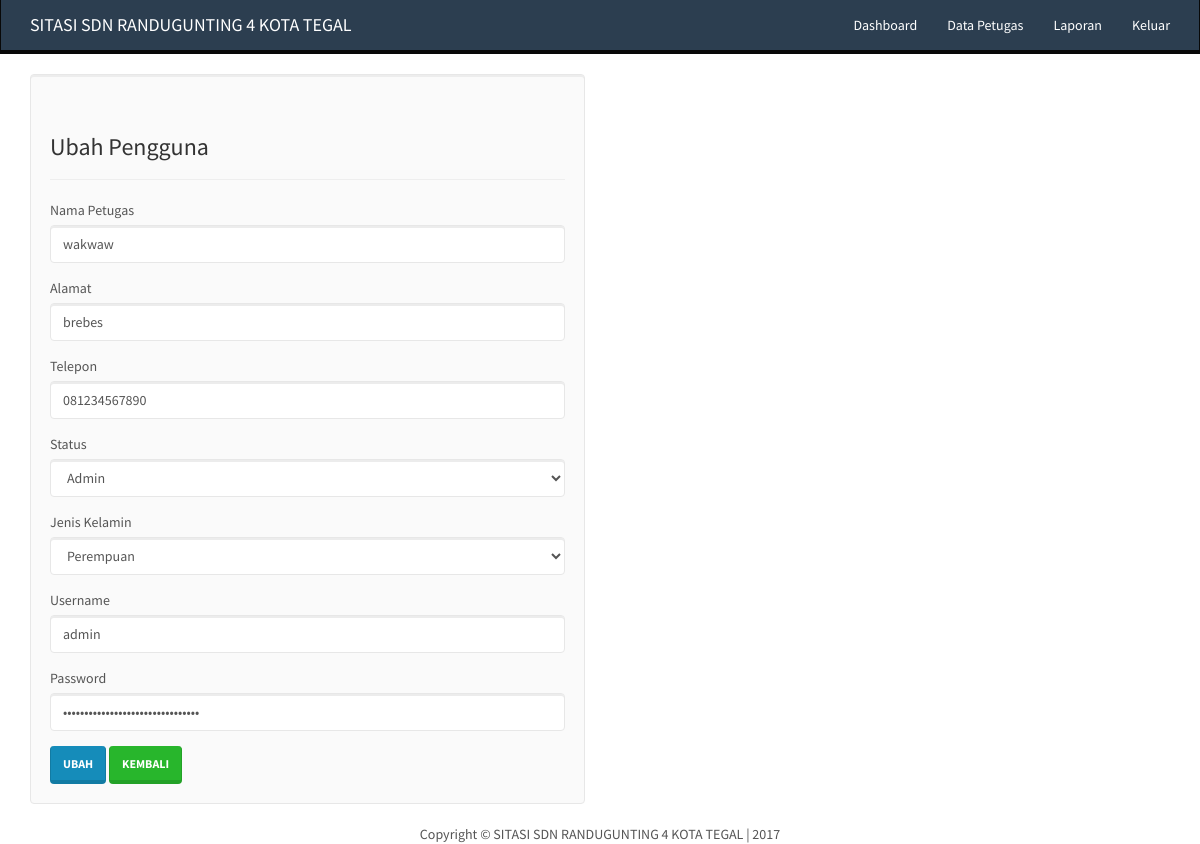
The page /user-ubah.php?idptgs=1 (signed in) on the database its author committed.
### tables this page shows
CREATE TABLE `petugas` (
  `id_ptgs` int(13) NOT NULL,
  `username` varchar(30) NOT NULL,
  `password` varchar(500) NOT NULL,
  `nama_ptgs` varchar(100) NOT NULL,
  `alamat_ptgs` varchar(150) NOT NULL,
  `telepon_ptgs` varchar(13) NOT NULL,
  `status` varchar(8) NOT NULL,
  `jns_kelamin_ptgs` varchar(9) NOT NULL,
  `enabled` int(1) NOT NULL,
  `ditmbh_pd` datetime NOT NULL,
  `diupdt_pd` datetime NOT NULL,
  `dihps_pd` datetime NOT NULL
);

### includes/user.inc.php (called while the page is built, shortened)
<?php
class User{
	private $conn;
	private $table_name = "petugas";
	public $idptgs;
	public function __construct($db){
		$this->conn = $db;
	}
	function readOne(){
		$query = "SELECT * FROM " . $this->table_name . " WHERE id_ptgs=? LIMIT 0,1";
		$stmt = $this->conn->prepare( $query );
		$stmt->bindParam(1, $this->idptgs);
		$stmt->execute();
		$row = $stmt->fetch(PDO::FETCH_ASSOC);
		$this->idptgs = $row['id_ptgs'];
		$this->un = $row['username'];
		$this->pw = $row['password'];
		$this->nptgs = $row['nama_ptgs'];
		$this->aptgs = $row['alamat_ptgs'];
		$this->tptgs = $row['telepon_ptgs'];
		$this->sptgs = $row['status'];
		$this->jptgs = $row['jns_kelamin_ptgs'];
	}
}
?>

### user-ubah.php (the view, shortened to what this page needs)
<?php
include_once 'header.php';
$idptgs = isset($_GET['idptgs']) ? $_GET['idptgs'] : die('ERROR: missing ID.');
include_once 'includes/user.inc.php';
$eks = new User($db);
$eks->idptgs = $idptgs;
$eks->readOne();
?>
        <div class="row">
          <div class="col-xs-12 col-sm-6 col-md-6">
		  <div class="well">
            <div class="page-header">
              <h3>Ubah Pengguna</h3>
            </div>
                <form method="post">
                  <div class="form-group">
                    <label for="nptgs">Nama Petugas</label>
                    <input type="text" class="form-control" id="nptgs" name="nptgs" value="<?php echo $eks->nptgs; ?>" required>
                  </div>
                  <div class="form-group">
                    <label for="aptgs">Alamat</label>
                    <input type="text" class="form-control" id="aptgs" name="aptgs" value="<?php echo $eks->aptgs; ?>" required>
                  </div>
                  <div class="form-group">
                    <label for="tptgs">Telepon</label>
                    <input type="text" class="form-control" id="tptgs" name="tptgs" value="<?php echo $eks->tptgs; ?>" required>
                  </div>
                  <div class="form-group">
                    <label for="sptgs">Status</label>
                    <select id="sptgs" name="sptgs" class="form-control" value="<?php echo $eks->sptgs; ?>">
                    <option value="<?php echo $eks->sptgs; ?>"><?php echo $eks->sptgs; ?></option>
                    </select>
                  </div>
                  <div class="form-group">
                    <label for="jptgs">Jenis Kelamin</label>
                    <select id="jptgs" name="jptgs" class="form-control" value="<?php echo $eks->jptgs; ?>">
                    <option value="<?php echo $eks->jptgs; ?>"><?php echo $eks->jptgs; ?></option>
                    </select>
                  </div>
                  <div class="form-group">
                    <label for="un">Username</label>
                    <input type="text" class="form-control" id="un" name="un" value="<?php echo $eks->un; ?>" required>
                  </div>
                  <div class="form-group">
                    <label for="pw">Password</label>
                    <input type="password" class="form-control" id="pw" name="pw" value="<?php echo $eks->pw; ?>" required>
                  </div>
                  <button type="submit" class="btn btn-primary">Ubah</button>
                  <button type="button" onclick="location.href='user.php'" class="btn btn-success">Kembali</button>
                </form>
          </div></div>
          <div class="container"></div>
        <?php
include_once 'footer.php';
?>

### rows shown on the page
petugas: nptgs "wakwaw", aptgs "brebes", tptgs "081234567890", sptgs "Admin", jptgs "Perempuan", un "admin"
